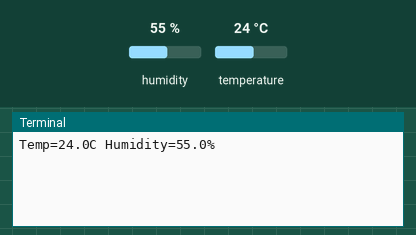
Bench run of a program on a simulated Raspberry Pi (BCM pin numbers). On the bench: the last lines printed to the terminal. Inputs (shaded band) come from the test bench; at power-on: humidity 55 %, temperature 24 °C.

Above: at 1.2 s.
1.3 s: humidity set to 22 %
At 3.5 s:
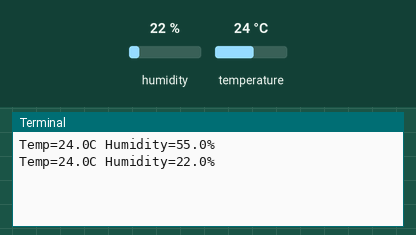
4.3 s: temperature set to 12 °C
At 5.9 s:
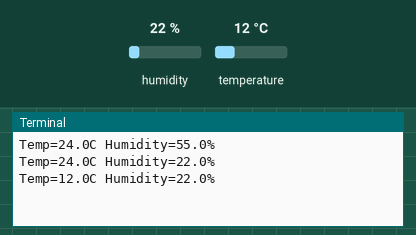
7.3 s: humidity set to 40 %
At 10.7 s:
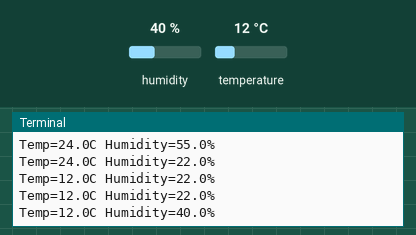
Timing chart, 0 to 12.2 s (numbered marks = the images above; inputs shaded):
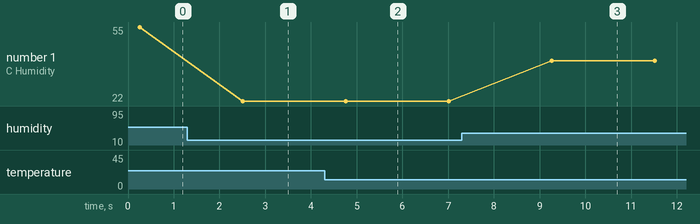

The program:

DHTsensor.py
```python
import time
import adafruit_dht
import board

# Initialize the DHT11 sensor on GPIO4
dhtDevice = adafruit_dht.DHT11(board.D4)

while True:
    try:
        # Get temperature and humidity readings
        temperature = dhtDevice.temperature
        humidity = dhtDevice.humidity
        print("Temp={0:0.1f}C Humidity={1:0.1f}%".format(temperature, humidity))

    except RuntimeError as error:
        # Handle occasional read errors from the sensor
        print("Error:", error.args[0])

    time.sleep(2)
```

Measured:
- after the input at 1.3 s, the terminal: prints a new line after 1.2 s (image 1)
- after the input at 4.3 s, the terminal: prints a new line after 0.46 s (image 2)
- after the input at 7.3 s, the terminal: prints a new line after 2.0 s (image 3)
- plotted number 1: 55 → 22 after the input at 1.3 s, 22 → 40 after the input at 7.3 s
